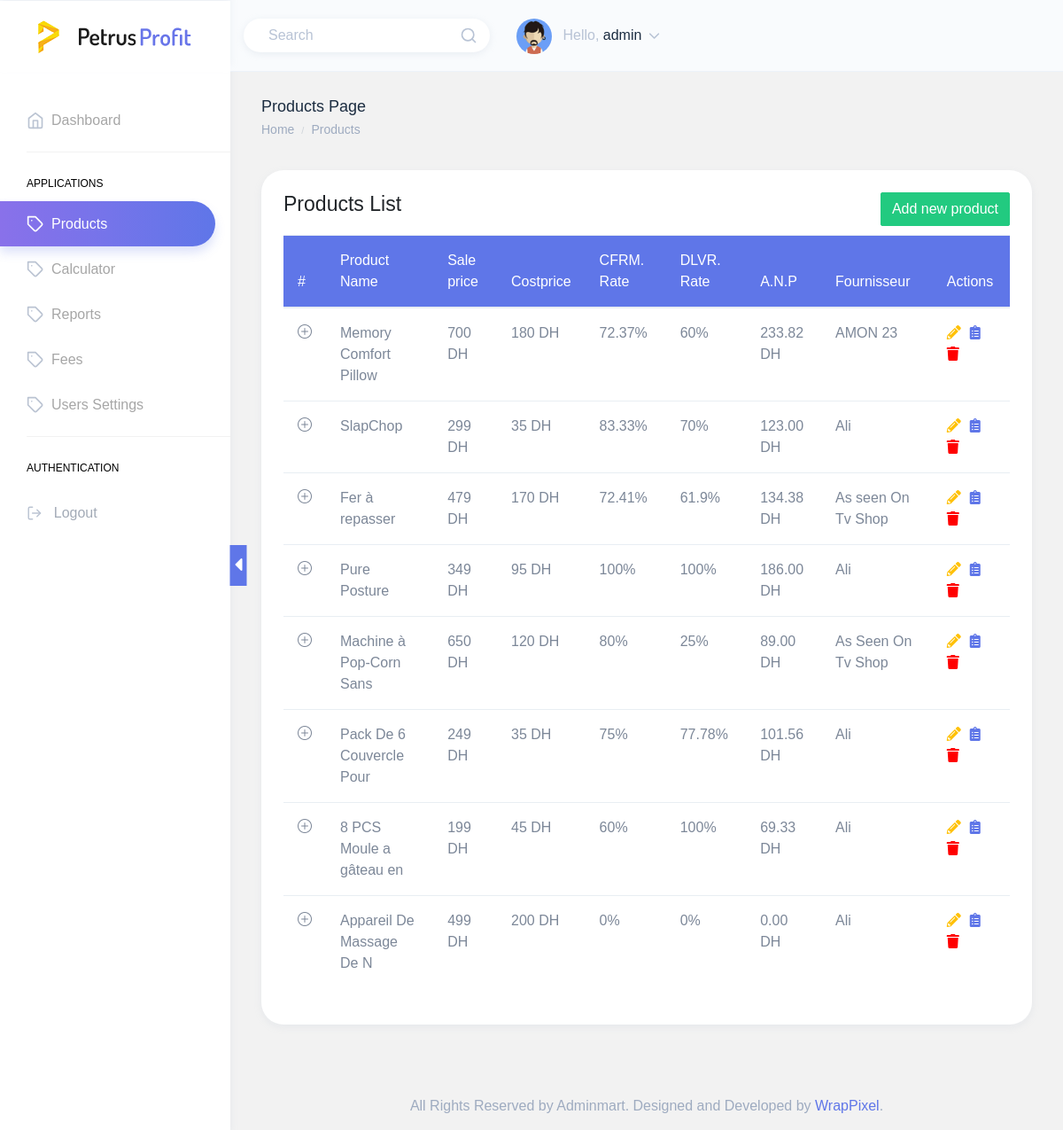
The app's page /products.php (signed in) with its own data.
### tables this page shows
CREATE TABLE IF NOT EXISTS `products` (
  `id` int(11) NOT NULL AUTO_INCREMENT,
  `product_name` varchar(255) NOT NULL,
  `fournisseur` varchar(255) DEFAULT NULL,
  `all_orders` int(11) NOT NULL,
  `total_products` int(11) NOT NULL,
  `total_delivered` int(11) NOT NULL,
  `Ads` int(11) NOT NULL,
  `sale_price` float NOT NULL,
  `cost_price` float NOT NULL,
  `created_at` date NOT NULL,
  PRIMARY KEY (`id`)
);

### modules/Init.php (called while the page is built, shortened)
<?php
require_once(MODULES . 'Connector.php');
$db = new Connector(
	'localhost',
	'root',
	'',
	'revenue_tracker'
);
$db->returnObj = TRUE;
require_once(ROOT    . 'api/ajax.php');
require_once(ROOT    . 'api/insight.php');

### modules/Connector.php (called while the page is built, shortened)
<?php
class Connector
{
   private $connection;
   private $result;
   public $count = 0;
   public $returnObj = false;
   function __construct($host, $user, $pass, $name)
   {
      $this->host = $host;
      $this->user = $user;
      $this->pass = $pass;
      $this->name = $name;
      $resource = mysqli_connect($this->host, $this->user, $this->pass, $this->name);
      if ($resource) {
         $this->connection = $resource;
      } else {
         die("Connection Failure!");
      }
   }
   function __sanitize($text)
   {
      $result = trim(mysqli_real_escape_string($this->connection, $text));
      return htmlspecialchars($result);
   }
   private function send(String $cmd)
   {
      $resource = $this->connection->query($cmd);
      if (is_bool($resource)) {
         $this->result = $resource;
      } else {
         $this->count = ($resource)->num_rows;
         if ($this->returnObj) {
            $this->result = array();
         } else {
            $this->result[] = ($resource)->fetch_all(MYSQLI_ASSOC);
         }
      }
   }
   function getOne(String $tblname, array $where, array $fetchOnly = null, String $operator = null)
   {
      $cmd = "SELECT * FROM {$tblname} WHERE ";
      if (!is_null($fetchOnly)) {
         $keys = "";
         foreach ($fetchOnly as $key) {
            $keys .= "{$key}, ";
         }
         $cmd = str_replace('*', substr($keys, 0, strrpos($keys, ", ")), $cmd);
      }
      foreach ($where as $key => $value) {
         $cmd .= strtoupper($key) . "='" . $this->__sanitize($value) . "' AND ";
      }
      $cmd = substr($cmd, 0, strrpos($cmd, " AND "));
      $this->send($cmd);
      return ($this->count > 0) ? $this->result[0] : $this->result;
   }
   function getMany(String $tblname, array $where = null, array $fetchOnly = null, array $operator = null)
   {
      $cmd = "SELECT * FROM {$tblname}";
      if (!is_null($fetchOnly)) {
         $keys = "";
         foreach ($fetchOnly as $key) {
            $keys .= "{$key}, ";
         }
         $cmd = str_replace('*', substr($keys, 0, strrpos($keys, ", ")), $cmd);
      }
      if (!is_null($where)) {
         $cmd .= " WHERE ";
         foreach ($where as $key => $value) {
            $opr = "";
            if ($value === '!') {
               $cmd .= "!" . strtoupper($key) . " AND ";
            } else {
               if (!$operator == null) {
                  if ($opr) {
                     $cmd .= strtoupper($key) . " {$opr} '" . $this->__sanitize($value) . "' AND ";
                  } else {
                     $cmd .= strtoupper($key) . " {$operator[$key]} '" . $this->__sanitize($value) . "' AND ";
                  }
               } else {
                  $cmd .= strtoupper($key) . " = '" . $this->__sanitize($value) . "' AND ";
               }
            }
         }
         $cmd = substr($cmd, 0, strrpos($cmd, " AND "));
      }
      $this->send($cmd);
      return $this->result;
   }
   private function __dispose()
   {
      $this->result = null;
      $this->count = 0;
   }
}

### api/insight.php (called while the page is built, shortened)
<?php $root = $_SERVER['DOCUMENT_ROOT'] . "/"; ?>
<?php require_once($root . 'modules/Init.php'); ?>
<?php
function getProductTotalProfit($id, String $time = null, String $from = null, String $to = null)
{
  global $db;
  $pid = filter_var($id, FILTER_VALIDATE_INT);
  $profit = 0;
  $instances = [];
  if ($time === null) {
    $instances = $db->getMany(CALCULATOR, ['product_id' => $pid]);
  }
  foreach ($instances as $instance) {
    $current_product = $db->getOne(PRODUCTS, ['id' => ($instance)->product_id], ['cost_price']);
    $totaldel = (float) ($instance)->total_delivered;
    $sale = (float) ($instance)->sale_price;
    $adv = (float) ($instance)->Ads;
    $cost = (float) ($current_product)->cost_price;
    $delivery_fee = ($instance)->delivery_fee;
    $confirm_fee = ($instance)->confirmation_fee;
    $profit += ($sale * $totaldel - ($totaldel * $cost + $adv + $totaldel * $delivery_fee + $confirm_fee * $totaldel));
  }
  return $profit;
}
function getProductConfirmationRate($id, String $time = null, String $from = null, String $to = null)
{
  global $db;
  $pid = filter_var($id, FILTER_VALIDATE_INT);
  $orders = 0;
  $confirmed = 0;
  $instances = [];
  if ($time === null) {
    $instances = $db->getMany(CALCULATOR, ['product_id' => $pid], ['all_orders', 'total_products']);
  }
  foreach ($instances as $instance) {
    $confirmed += $instance->total_products;
    $orders += $instance->all_orders;
  }
  $percentage = ($orders > 0 && $confirmed > 0) ? (($confirmed * 100) / $orders) : 0;
  return round($percentage, 2) . "%";
}
function getProductConfirmedOrders($id, string $time = null, string $from = null, string $to = null)
{
  global $db;
  $pid = filter_var($id, FILTER_VALIDATE_INT);
  $confirmed = 0;
  $instances = [];
  if ($time === null) {
    $instances = $db->getMany(CALCULATOR, ['product_id' => $pid], ['total_products']);
  }
  foreach ($instances as $instance) {
    $confirmed += (int) ($instance)->total_products;
  }
  return $confirmed;
}
function getProductDeliveryRate($id, string $time = null, string $from = null, string $to = null)
{
  global $db;
  $pid = filter_var($id, FILTER_VALIDATE_INT);
  $orders = 0;
  $delivered = 0;
  $instances = [];
  if ($time === null) {
    $instances = $db->getMany(CALCULATOR, ['product_id' => $pid], ['total_products', 'total_delivered']);
  }
  foreach ($instances as $instance) {
    $delivered += $instance->total_delivered;
    $orders += $instance->total_products;
  }
  $percentage = ($orders > 0 && $delivered > 0) ? ($delivered * 100) / $orders : 0;
  return round($percentage, 2) . "%";
}

### products.php (the view, shortened to what this page needs)
<?php require_once('modules/Init.php') ?>
<?php
$products = $db->getMany(PRODUCTS);
?>
<!DOCTYPE html>
<html dir="ltr" lang="en">
<head>
  <link href="dist/css/icons/font-awesome/css/fontawesome-min.css" rel="stylesheet">
  <link href="dist/css/style.min.css" rel="stylesheet">
  <link href="dist/css/products.css" rel="stylesheet">
</head>
<body>
  <div id="main-wrapper" data-theme="light" data-layout="vertical" data-navbarbg="skin6" data-sidebartype="full" data-sidebar-position="fixed" data-header-position="fixed" data-boxed-layout="full">
    <div class="page-wrapper">
      <div class="page-breadcrumb">
        <div class="row">
          <div class="col-7 align-self-center">
            <h4 class="page-title text-truncate text-dark font-weight-medium mb-1">Products Page
            </h4>
            <div class="d-flex align-items-center">
              <nav aria-label="breadcrumb">
                <ol class="breadcrumb m-0 p-0">
                  <li class="breadcrumb-item"><a href="index.php" class="text-muted">Home</a></li>
                  <li class="breadcrumb-item text-muted active" aria-current="page">Products</li>
                </ol>
              </nav>
            </div>
          </div>
        </div>
      </div>
      <div class="container-fluid">
        <div class="row">
          <div class="col-lg-12">
            <div class="card">
              <div class="card-body">
                <div class="row card-title">
                  <div class="col-sm-8">
                    <h4 class="card-title">Products List</h4>
                  </div>
                  <div class="col-sm-4">
                    <button class="btn btn-success pull-right" type="button" id="addnew">Add new product</button>
                  </div>
                </div>
                <div class="table-responsive">
                  <table class="table products-list">
                    <thead class="bg-primary text-white">
                      <tr>
                        <th class='column1'>#</th>
                        <th class='column2'>Product Name</th>
                        <th class='column4'>Sale price</th>
                        <th class='column5'>Costprice</th>
                        <th class='column3'>CFRM. Rate</th>
                        <th class='column3'>DLVR. Rate</th>
                        <th class='column3'>A.N.P</th>
                        <th class='column3'>Fournisseur</th>
                        <th class='column6'>Actions</th>
                      </tr>
                    </thead>
                    <tbody>
                      <?php
                      if (!empty($products) && count($products) > 0) {
                        foreach ($products as $product) {
                          $tltPrft   = getProductTotalProfit($product->id);
                          $cfrmOrdrs = getProductConfirmedOrders($product->id);
                          $avg_net = ($tltPrft > 0 && $cfrmOrdrs > 0) ? $tltPrft / $cfrmOrdrs : 0;
                          $avg_net = number_format($avg_net, 2);
                          echo "<tr id=" . $product->id . " class='tr' data-id=" . $product->id . ">";
                          echo "<td class='column1'> <i class='icon-plus'></i> </td>";
                          echo "<td class='column2' data-target='Productname'>" . substr($product->product_name, 0, 24) . "</td>";
                          echo "<td class='column4' data-target='Saleprice'>" . "{$product->sale_price} DH" . "</td>";
                          echo "<td class='column5' data-target='Costprice'>" . "{$product->cost_price} DH" . "</td>";
                          echo "<td class='column3' data-target=''>" . (getProductConfirmationRate($product->id)) . "</td>";
                          echo "<td class='column3' data-target=''>" . (getProductDeliveryRate($product->id)) . "</td>";
                          echo "<td class='column3' data-target=''>" . ($avg_net . " DH") . "</td>";
                          echo "<td class='column3' data-target='Fournisseur'>" . ($product->fournisseur) . "</td>";
                          echo "<td class='column6 actions'>";
                          echo "<a class='edit' title='Edit' data-toggle='tooltip' data-role='update' data-id=" . ($product->id) . "><i class='fas fa-pencil-alt'></i></a>";
                          echo "<a class='info' href='insight.php?pid={$product->id}' title=" . ($product->product_name) . "  data-role='info' data-id=" . ($product->id) . "><i class='fas fa-clipboard-list'></i></a>";
                          echo "<a class='delete' title='Delete' data-toggle='tooltip' data-role='delete' data-id=" . ($product->id) . "><i class='fas fa-trash'></i></a>";
                          echo "</td>";
                          echo "</tr>";
                        }
                      } else {
                        echo "<tr class='text-center alert-warning'><td colspan='5'>No Products Saved.</td></tr>";
                      }
                      ?>
                    </tbody>
                  </table>
                </div>
              </div>
            </div>
          </div>
        </div>
      </div>
      <footer class="footer text-center text-muted">
        All Rights Reserved by Adminmart. Designed and Developed by <a href="https://wrappixel.com">WrapPixel</a>.
      </footer>
    </div>
  </div>
</body>
</html>

### records on screen
products: product_name "Memory Comfort Pillow", sale_price "700", cost_price "180", id "72.37%", id "60%", avg_net "233.82", fournisseur "AMON 23"
products: product_name "SlapChop", sale_price "299", cost_price "35", id "83.33%", id "70%", avg_net "123.00", fournisseur "Ali"
products: product_name "Fer à repasser", sale_price "479", cost_price "170", id "72.41%", id "61.9%", avg_net "134.38", fournisseur "As seen On Tv Shop"
products: product_name "Pure Posture", sale_price "349", cost_price "95", id "100%", avg_net "186.00", fournisseur "Ali"
products: product_name "Machine à Pop-Corn Sans", sale_price "650", cost_price "120", id "80%", id "25%", avg_net "89.00", fournisseur "As Seen On Tv Shop"
products: product_name "Pack De 6 Couvercle Pour", sale_price "249", cost_price "35", id "75%", id "77.78%", avg_net "101.56", fournisseur "Ali"
products: product_name "8 PCS Moule a gâteau en", sale_price "199", cost_price "45", id "60%", id "100%", avg_net "69.33", fournisseur "Ali"
products: product_name "Appareil De Massage De N", sale_price "499", cost_price "200", id "0%", avg_net "0.00", fournisseur "Ali"

### other values on screen
$_SESSION['USER']->fullname "admin"
